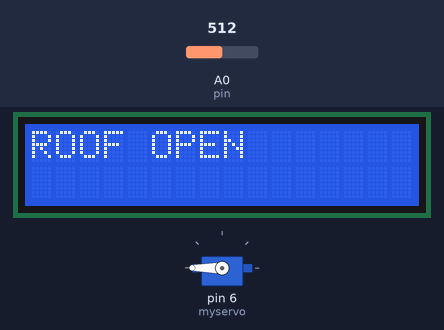
A sketch run on a simulated Arduino Uno, built with avr-gcc and run on an emulated ATmega328P. Shown: 16×2 character LCD, servo. The test bench sets the inputs (shaded band); at power-on: A0 (pin) = 512.

Above: at 2.2 s.
2.3 s: A0 (pin) set to 112
6.4 s: A0 (pin) set to 91
At 7.8 s:
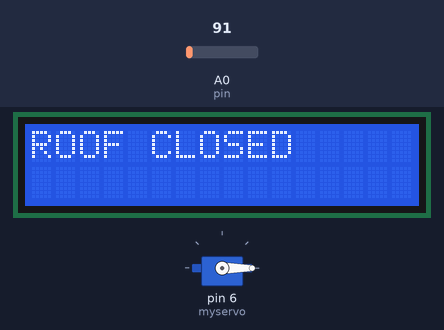
10.5 s: A0 (pin) set to 110
At 11.8 s:
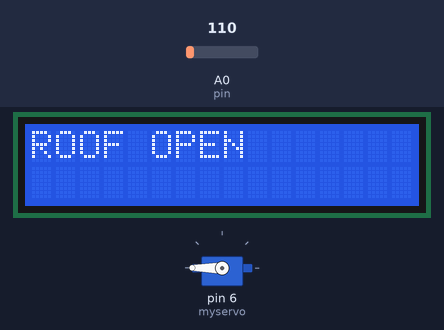
14.6 s: A0 (pin) set to 90
At 15.9 s:
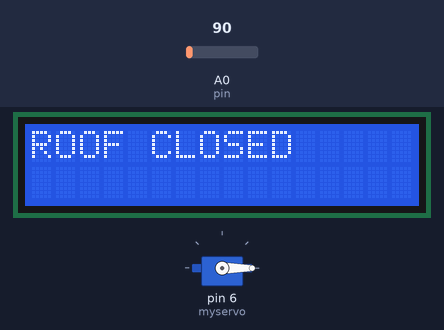
Timing chart, 0 to 17.6 s (numbered marks = the images above; inputs shaded):
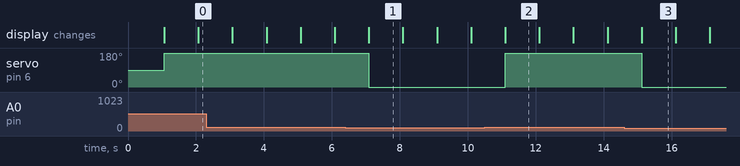

Measured:
- the behaviour switches between 101 and 100 on A0 (pin) (found by bisection; images 0 and 1)
- after the input at 6.4 s, servo on pin 6 (myservo): 180° → 0° after 0.69 s; the display: first differs from a run without the input after 0.69 s (image 1)
- after the input at 10.5 s, servo on pin 6 (myservo): 0° → 180° after 0.60 s; the display: first differs from a run without the input after 0.60 s (image 2)
- after the input at 14.6 s, servo on pin 6 (myservo): 180° → 0° after 0.52 s; the display: first differs from a run without the input after 0.52 s (image 3)
- what the display in image 1 shows lasts 1.0 s, from 7.1 s to 8.1 s

The sketch:

autoroof_system1.ino
```cpp
#include <LiquidCrystal.h>
#include <Servo.h>

Servo myservo;
LiquidCrystal lcd(9,8,5,4,3,2);
const int pin = A0;
int limit = 100;

void setup()
{
  Serial.begin(9600);
  lcd.begin(16,2);
  myservo.attach(6);

  lcd.setCursor(3,0);
  lcd.print("loading...");
  delay(1000);
  lcd.clear();
}

void loop()
{
  int ldrValue = analogRead(pin);
  if(ldrValue > limit)
  {
    myservo.write(180);
    lcd.print("ROOF OPEN");
    delay(1000);
  }
  else
  {
    myservo.write(0);
    lcd.print("ROOF CLOSED");
    delay(1000);
  }
  lcd.clear();
}
```
